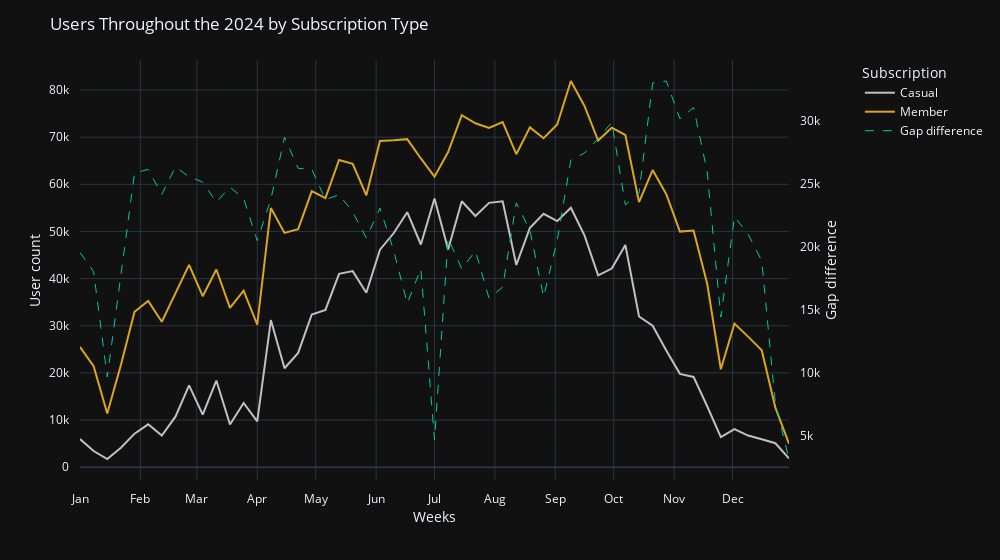

The code cell stored with this chart in its notebook:
### Code cell
legend_name = {
    'casual': 'Casual',
    'member': 'Member',
    'gap_df': 'Gap difference'
}

member_year_line = px.line(
    member_year_count_df,
    x='week_start',
    y='count',
    color='member_casual',
    width=1000,
    template='plotly_dark',
    color_discrete_sequence=['silver', 'goldenrod'],
    
)

member_year_line.add_trace(
    go.Scatter(
        x=gap_df['week_start'],
        y=gap_df['gap_diff'],
        name='gap_df',
        line={
            'dash': 'dash',
            'width': 1
        },
        yaxis="y2"
    )
)

member_year_line.update_layout(
    xaxis_title='Weeks', 
    yaxis_title='User count', 
    title='Users Throughout the 2024 by Subscription Type',
    legend_title_text='Subscription',
    yaxis=dict(
        range=[0, None],
    ),
    yaxis2=dict(
        title=dict(text="Gap difference"),
        dtick=5000,
        tickmode='linear',
        side="right",
        range=[0, None],
        overlaying="y",
        showgrid= False,
    ),
    xaxis=dict(
        dtick="M1",
        tickformat="%b",
    ),
    margin=dict(
        pad=10
    ),
    legend=dict(
        x=1.1
    )
)

member_year_line.for_each_trace(lambda x: x.update(name=legend_name[x.name]))

member_year_line.show()

### Figure 1 — Plotly figure (JSON) as saved in the notebook; plotly's stock layout.template omitted (floating-point values rounded to 4 significant figures)
{"data": [{"hovertemplate": "member_casual=casual<br>week_start=%{x}<br>count=%{y}<extra></extra>", "legendgroup": "casual", "line": {"color": "silver", "dash": "solid"}, "marker": {"symbol": "circle"}, "mode": "lines", "name": "Casual", "orientation": "v", "showlegend": true, "type": "scatter", "x": ["2024-01-01", "2024-01-08", "2024-01-15", "2024-01-22", "2024-01-29", "2024-02-05", "2024-02-12", "2024-02-19", "2024-02-26", "2024-03-04", "2024-03-11", "2024-03-18", "2024-03-25", "2024-04-01", "2024-04-08", "2024-04-15", "2024-04-22", "2024-04-29", "2024-05-06", "2024-05-13", "2024-05-20", "2024-05-27", "2024-06-03", "2024-06-10", "2024-06-17", "2024-06-24", "2024-07-01", "2024-07-08", "2024-07-15", "2024-07-22", "2024-07-29", "2024-08-05", "2024-08-12", "2024-08-19", "2024-08-26", "2024-09-02", "2024-09-09", "2024-09-16", "2024-09-23", "2024-09-30", "2024-10-07", "2024-10-14", "2024-10-21", "2024-10-28", "2024-11-04", "2024-11-11", "2024-11-18", "2024-11-25", "2024-12-02", "2024-12-09", "2024-12-16", "2024-12-23", "2024-12-30"], "xaxis": "x", "y": [5958, 3414, 1726, 4099, 7102, 9080, 6690, 10707, 17346, 11130, 18372, 9060, 13606, 9727, 31197, 20974, 24237, 32393, 33346, 41016, 41586, 36977, 46124, 49609, 54082, 47225, 56994, 46178, 56406, 53274, 56062, 56404, 42894, 50778, 53746, 52190, 55013, 49168, 40689, 42120, 47121, 31956, 30008, 24720, 19786, 19137, 12911, 6364, 8078, 6691, 5917, 5074, 1855], "yaxis": "y"}, {"hovertemplate": "member_casual=member<br>week_start=%{x}<br>count=%{y}<extra></extra>", "legendgroup": "member", "line": {"color": "goldenrod", "dash": "solid"}, "marker": {"symbol": "circle"}, "mode": "lines", "name": "Member", "orientation": "v", "showlegend": true, "type": "scatter", "x": ["2024-01-01", "2024-01-08", "2024-01-15", "2024-01-22", "2024-01-29", "2024-02-05", "2024-02-12", "2024-02-19", "2024-02-26", "2024-03-04", "2024-03-11", "2024-03-18", "2024-03-25", "2024-04-01", "2024-04-08", "2024-04-15", "2024-04-22", "2024-04-29", "2024-05-06", "2024-05-13", "2024-05-20", "2024-05-27", "2024-06-03", "2024-06-10", "2024-06-17", "2024-06-24", "2024-07-01", "2024-07-08", "2024-07-15", "2024-07-22", "2024-07-29", "2024-08-05", "2024-08-12", "2024-08-19", "2024-08-26", "2024-09-02", "2024-09-09", "2024-09-16", "2024-09-23", "2024-09-30", "2024-10-07", "2024-10-14", "2024-10-21", "2024-10-28", "2024-11-04", "2024-11-11", "2024-11-18", "2024-11-25", "2024-12-02", "2024-12-09", "2024-12-16", "2024-12-23", "2024-12-30"], "xaxis": "x", "y": [25500, 21431, 11363, 21664, 32958, 35232, 30845, 37043, 42919, 36268, 41922, 33793, 37444, 30215, 54971, 49685, 50473, 58558, 57088, 65156, 64354, 57670, 69194, 69318, 69576, 65477, 61626, 66847, 74645, 72939, 71968, 73188, 66385, 72073, 69760, 72698, 81911, 76614, 69276, 72012, 70451, 56216, 63022, 57899, 49961, 50207, 38887, 20768, 30469, 27686, 24811, 12606, 4976], "yaxis": "y"}, {"line": {"dash": "dash", "width": 1}, "name": "Gap difference", "type": "scatter", "x": ["2024-01-01", "2024-01-08", "2024-01-15", "2024-01-22", "2024-01-29", "2024-02-05", "2024-02-12", "2024-02-19", "2024-02-26", "2024-03-04", "2024-03-11", "2024-03-18", "2024-03-25", "2024-04-01", "2024-04-08", "2024-04-15", "2024-04-22", "2024-04-29", "2024-05-06", "2024-05-13", "2024-05-20", "2024-05-27", "2024-06-03", "2024-06-10", "2024-06-17", "2024-06-24", "2024-07-01", "2024-07-08", "2024-07-15", "2024-07-22", "2024-07-29", "2024-08-05", "2024-08-12", "2024-08-19", "2024-08-26", "2024-09-02", "2024-09-09", "2024-09-16", "2024-09-23", "2024-09-30", "2024-10-07", "2024-10-14", "2024-10-21", "2024-10-28", "2024-11-04", "2024-11-11", "2024-11-18", "2024-11-25", "2024-12-02", "2024-12-09", "2024-12-16", "2024-12-23", "2024-12-30"], "y": [19542, 18017, 9637, 17565, 25856, 26152, 24155, 26336, 25573, 25138, 23550, 24733, 23838, 20488, 23774, 28711, 26236, 26165, 23742, 24140, 22768, 20693, 23070, 19709, 15494, 18252, 4632, 20669, 18239, 19665, 15906, 16784, 23491, 21295, 16014, 20508, 26898, 27446, 28587, 29892, 23330, 24260, 33014, 33179, 30175, 31070, 25976, 14404, 22391, 20995, 18894, 7532, 3121], "yaxis": "y2"}], "layout": {"legend": {"title": {"text": "Subscription"}, "tracegroupgap": 0, "x": 1.1}, "margin": {"pad": 10, "t": 60}, "title": {"text": "Users Throughout the 2024 by Subscription Type"}, "width": 1000, "xaxis": {"anchor": "y", "domain": [0, 1], "dtick": "M1", "tickformat": "%b", "title": {"text": "Weeks"}}, "yaxis": {"anchor": "x", "domain": [0, 1], "range": [0, null], "title": {"text": "User count"}}, "yaxis2": {"dtick": 5000, "overlaying": "y", "range": [0, null], "showgrid": false, "side": "right", "tickmode": "linear", "title": {"text": "Gap difference"}}}}
